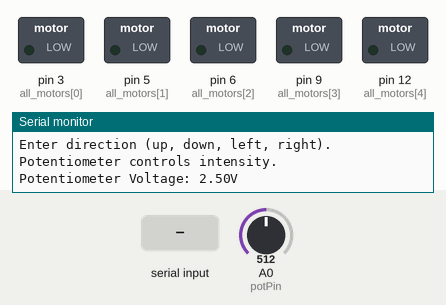
This sketch was run on a simulated Arduino Uno, built with avr-gcc and run on an emulated ATmega328P. On the bench: switched loads named in the sketch (green lamp = pin HIGH), the last lines printed to the serial monitor. Dashed ring = blinking. The test bench sets the inputs (shaded band); at power-on: A0 (potPin) = 512.

Above: at 1.2 s.
1.3 s: "up\n" received over Serial
At 2.24 s:
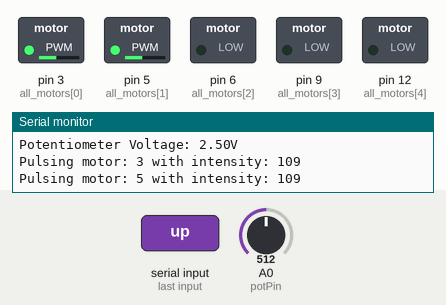
4.3 s: A0 (potPin) set to 122
7.3 s: "left\n" received over Serial
At 7.7 s:
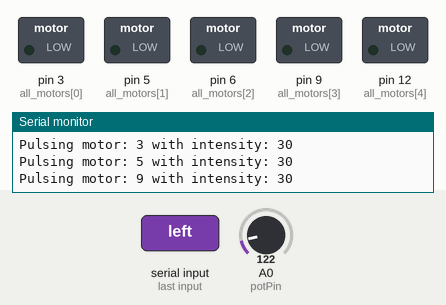
10.3 s: A0 (potPin) set to 265
13.3 s: "right\n" received over Serial
At 13.66 s:
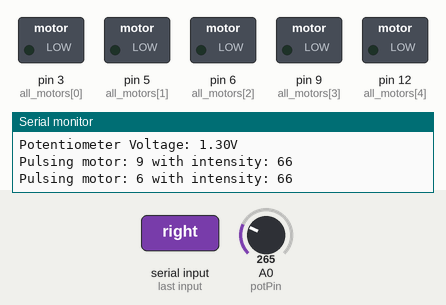
16.3 s: A0 (potPin) set to 0
Timing chart, 0 to 19.3 s (numbered marks = the images above; inputs shaded):
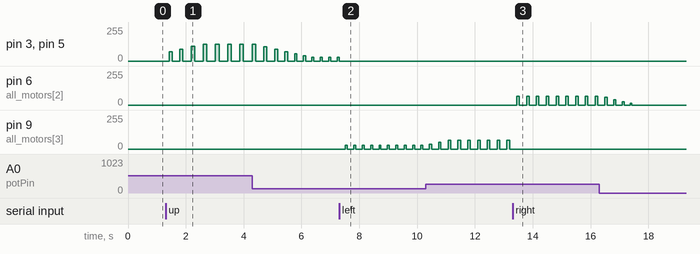

The sketch:

Pulse_Duration+Intensity_adjustable_vibrations.ino
```cpp
const int all_motors[6] = {3, 5, 6, 9, 12};  // All motor pins

const int up_motorPins[2] = {3, 5};   // Motors for up direction
const int down_motorPins[1] = {12};   // Motors for down direction
const int right_motorPins[1] = {6};   // Motors for right direction
const int left_motorPins[1] = {9};    // Motors for left direction

const int potPin = A0;    // Potentiometer pin to control intensity

const int numberOfMotors = 6;
const int motorsPerGroup_1 = 2;
const int motorsPerGroup_2 = 1;

String inputDirection = "";
String lastDirection = "";  // Store last active direction
const int maxIntensity = 255;  // Max intensity value for vibration

// Pulse timing variables
unsigned long lastPulseTime = 0;
unsigned long pulseDuration = 200;  // Duration for each pulse (milliseconds)
unsigned long pulseInterval = 400;  // Time between pulses
bool motorState = false; // Tracks ON/OFF state of pulses

// Voltage display timing
unsigned long lastVoltageDisplayTime = 0;
const unsigned long voltageDisplayInterval = 1000;  // Print voltage every second

// Fade variables
int targetIntensity = 0;
int currentIntensity = 0;
unsigned long lastFadeTime = 0;
const unsigned long fadeSpeed = 20; // Speed of intensity fade (higher = slower)

void setup() {
    for (int motor = 0; motor < numberOfMotors; motor++) {
        pinMode(all_motors[motor], OUTPUT);
    }
    pinMode(potPin, INPUT);
    Serial.begin(9600);
    Serial.println("Enter direction (up, down, left, right). Potentiometer controls intensity.");
}

void loop() {
    int potValue = analogRead(potPin);
    targetIntensity = map(potValue, 0, 1023, 0, maxIntensity);  // Map potentiometer value to intensity

    // Smooth fade effect for intensity change
    if (millis() - lastFadeTime >= fadeSpeed) {
        lastFadeTime = millis();
        // Gradually increase or decrease intensity
        if (currentIntensity < targetIntensity) {
            currentIntensity++;
        } else if (currentIntensity > targetIntensity) {
            currentIntensity--;
        }
    }

    // Adjust pulse duration and interval based on intensity
    pulseDuration = map(currentIntensity, 0, maxIntensity, 50, 200);  // Shorter pulses for lower intensity
    pulseInterval = map(currentIntensity, 0, maxIntensity, 200, 400);  // Adjust interval too

    // Print voltage at regular intervals
    unsigned long currentTime = millis();
    if (currentTime - lastVoltageDisplayTime >= voltageDisplayInterval) {
        lastVoltageDisplayTime = currentTime;
        float voltage = (potValue / 1023.0) * 5.0;
        Serial.print("Potentiometer Voltage: ");
        Serial.print(voltage, 2);
        Serial.println("V");
    }

    // Read new direction command
    if (Serial.available() > 0) {
        inputDirection = Serial.readStringUntil('\n');
        inputDirection.trim();

        if (inputDirection != lastDirection) {
            lastDirection = inputDirection;  // Update direction
            stopAllMotors();  // Stop current motors before switching
        }
    }

    // Handle pulsed vibration
    if (currentTime - lastPulseTime >= (motorState ? pulseDuration : pulseInterval)) {
        motorState = !motorState;  // Toggle motor state
        lastPulseTime = currentTime;

        if (motorState) {
            processInput(lastDirection, currentIntensity); // Activate motors
        } else {
            stopAllMotors();  // Pause motors
        }
    }
}

void processInput(String direction, int intensity) {
    if (direction == "up") {
        pulseMotors(up_motorPins, intensity, motorsPerGroup_1);
    } else if (direction == "down") {
        pulseMotors(down_motorPins, intensity, motorsPerGroup_2);
    } else if (direction == "left") {
        pulseMotors(left_motorPins, intensity, motorsPerGroup_2);
    } else if (direction == "right") {
        pulseMotors(right_motorPins, intensity, motorsPerGroup_2);
    } else {
        stopAllMotors();
    }
}

void pulseMotors(const int pins[], int intensity, int numberOfMotor) {
    for (int motor = 0; motor < numberOfMotor; motor++) {
        analogWrite(pins[motor], intensity);  // Set motor intensity
        Serial.print("Pulsing motor: ");
        Serial.print(pins[motor]);
        Serial.print(" with intensity: ");
        Serial.println(intensity);
    }
}

void stopAllMotors() {
    for (int motor = 0; motor < numberOfMotors; motor++) {
        analogWrite(all_motors[motor], 0);  // Turn off all motors
        digitalWrite(all_motors[motor], LOW);
    }
}
```

Measured:
- after the input at 1.3 s, pin 3 (all_motors[0]), pin 5 (all_motors[1]): 0/255 → 71/255 after 0.13 s, → 0/255 0.09 s later, → 89/255 0.27 s later, → 0/255 0.11 s later, … (15 changes in this stretch)
- after the input at 7.3 s, pin 3 (all_motors[0]), pin 5 (all_motors[1]): stops changing and stays 0/255; pin 9 (all_motors[3]): alternates 30/255 for 0.07 s and 0/255 for 0.22 s, starting after 0.22 s
- after the input at 13.3 s, pin 6 (all_motors[2]): alternates 66/255 for 0.09 s and 0/255 for 0.25 s, starting after 0.15 s; pin 9 (all_motors[3]): stops changing and stays 0/255
